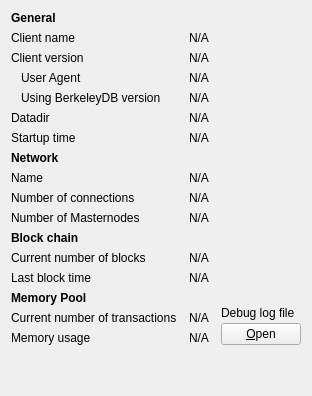
     <widget class="QWidget" name="tab_info">
      <attribute name="title">
       <string>&amp;Information</string>
      </attribute>
      <layout class="QGridLayout" name="gridLayout" columnstretch="0,1,0">
       <property name="horizontalSpacing">
        <number>12</number>
       </property>
       <item row="0" column="0">
        <widget class="QLabel" name="label_9">
         <property name="font">
          <font>
           <weight>75</weight>
           <bold>true</bold>
          </font>
         </property>
         <property name="text">
          <string>General</string>
         </property>
        </widget>
       </item>
       <item row="1" column="0">
        <widget class="QLabel" name="label_5">
         <property name="text">
          <string>Client name</string>
         </property>
        </widget>
       </item>
       <item row="1" column="1" colspan="2">
        <widget class="QLabel" name="clientName">
         <property name="cursor">
          <cursorShape>IBeamCursor</cursorShape>
         </property>
         <property name="text">
          <string>N/A</string>
         </property>
         <property name="textFormat">
          <enum>Qt::PlainText</enum>
         </property>
         <property name="textInteractionFlags">
          <set>Qt::LinksAccessibleByMouse|Qt::TextSelectableByKeyboard|Qt::TextSelectableByMouse</set>
         </property>
        </widget>
       </item>
       <item row="2" column="0">
        <widget class="QLabel" name="label_6">
         <property name="text">
          <string>Client version</string>
         </property>
        </widget>
       </item>
       <item row="2" column="1" colspan="2">
        <widget class="QLabel" name="clientVersion">
         <property name="cursor">
          <cursorShape>IBeamCursor</cursorShape>
         </property>
         <property name="text">
          <string>N/A</string>
         </property>
         <property name="textFormat">
          <enum>Qt::PlainText</enum>
         </property>
         <property name="textInteractionFlags">
          <set>Qt::LinksAccessibleByMouse|Qt::TextSelectableByKeyboard|Qt::TextSelectableByMouse</set>
         </property>
        </widget>
       </item>
       <item row="3" column="0">
        <widget class="QLabel" name="labelClientUserAgent">
         <property name="text">
          <string>User Agent</string>
         </property>
         <property name="indent">
          <number>10</number>
         </property>
        </widget>
       </item>
       <item row="3" column="1" colspan="2">
        <widget class="QLabel" name="clientUserAgent">
         <property name="cursor">
          <cursorShape>IBeamCursor</cursorShape>
         </property>
         <property name="text">
          <string>N/A</string>
         </property>
         <property name="textFormat">
          <enum>Qt::PlainText</enum>
         </property>
         <property name="textInteractionFlags">
          <set>Qt::LinksAccessibleByMouse|Qt::TextSelectableByKeyboard|Qt::TextSelectableByMouse</set>
         </property>
        </widget>
       </item>
       <item row="4" column="0">
        <widget class="QLabel" name="label_berkeleyDBVersion">
         <property name="text">
          <string>Using BerkeleyDB version</string>
         </property>
         <property name="indent">
          <number>10</number>
         </property>
        </widget>
       </item>
       <item row="4" column="1" colspan="2">
        <widget class="QLabel" name="berkeleyDBVersion">
         <property name="cursor">
          <cursorShape>IBeamCursor</cursorShape>
         </property>
         <property name="text">
          <string>N/A</string>
         </property>
         <property name="textFormat">
          <enum>Qt::PlainText</enum>
         </property>
         <property name="textInteractionFlags">
          <set>Qt::LinksAccessibleByMouse|Qt::TextSelectableByKeyboard|Qt::TextSelectableByMouse</set>
         </property>
        </widget>
       </item>
       <item row="5" column="0">
        <widget class="QLabel" name="label_12">
         <property name="text">
          <string>Datadir</string>
         </property>
        </widget>
       </item>
       <item row="5" column="1" colspan="2">
        <widget class="QLabel" name="dataDir">
         <property name="cursor">
          <cursorShape>IBeamCursor</cursorShape>
         </property>
         <property name="text">
          <string>N/A</string>
         </property>
         <property name="textFormat">
          <enum>Qt::PlainText</enum>
         </property>
         <property name="wordWrap">
          <bool>true</bool>
         </property>
         <property name="textInteractionFlags">
          <set>Qt::LinksAccessibleByMouse|Qt::TextSelectableByKeyboard|Qt::TextSelectableByMouse</set>
         </property>
        </widget>
       </item>
       <item row="6" column="0">
        <widget class="QLabel" name="label_13">
         <property name="text">
          <string>Startup time</string>
         </property>
        </widget>
       </item>
       <item row="6" column="1" colspan="2">
        <widget class="QLabel" name="startupTime">
         <property name="cursor">
          <cursorShape>IBeamCursor</cursorShape>
         </property>
         <property name="text">
          <string>N/A</string>
         </property>
         <property name="textFormat">
          <enum>Qt::PlainText</enum>
         </property>
         <property name="textInteractionFlags">
          <set>Qt::LinksAccessibleByMouse|Qt::TextSelectableByKeyboard|Qt::TextSelectableByMouse</set>
         </property>
        </widget>
       </item>
       <item row="7" column="0">
           <widget class="QLabel" name="labelNetwork">
               <property name="font">
                   <font>
                       <weight>75</weight>
                       <bold>true</bold>
                   </font>
               </property>
               <property name="text">
                   <string>Network</string>
               </property>
           </widget>
       </item>
       <item row="8" column="0">
        <widget class="QLabel" name="label_8">
         <property name="text">
          <string>Name</string>
         </property>
        </widget>
       </item>
       <item row="8" column="1" colspan="2">
        <widget class="QLabel" name="networkName">
         <property name="cursor">
          <cursorShape>IBeamCursor</cursorShape>
         </property>
         <property name="text">
          <string>N/A</string>
         </property>
         <property name="textFormat">
          <enum>Qt::PlainText</enum>
         </property>
         <property name="textInteractionFlags">
          <set>Qt::LinksAccessibleByMouse|Qt::TextSelectableByKeyboard|Qt::TextSelectableByMouse</set>
         </property>
        </widget>
       </item>
       <item row="9" column="0">
        <widget class="QLabel" name="label_7">
         <property name="text">
          <string>Number of connections</string>
         </property>
        </widget>
       </item>
       <item row="9" column="1" colspan="2">
        <widget class="QLabel" name="numberOfConnections">
         <property name="cursor">
          <cursorShape>IBeamCursor</cursorShape>
         </property>
         <property name="text">
          <string>N/A</string>
         </property>
         <property name="textFormat">
          <enum>Qt::PlainText</enum>
         </property>
         <property name="textInteractionFlags">
          <set>Qt::LinksAccessibleByMouse|Qt::TextSelectableByKeyboard|Qt::TextSelectableByMouse</set>
         </property>
        </widget>
       </item>
       <item row="10" column="0">
        <widget class="QLabel" name="masternodeCountLabel">
         <property name="text">
          <string>Number of Masternodes</string>
         </property>
        </widget>
       </item>
       <item row="10" column="1">
        <widget class="QLabel" name="masternodeCount">
         <property name="text">
          <string>N/A</string>
         </property>
        </widget>
       </item>
       <item row="11" column="0">
        <widget class="QLabel" name="label_10">
         <property name="font">
          <font>
           <weight>75</weight>
           <bold>true</bold>
          </font>
         </property>
         <property name="text">
          <string>Block chain</string>
         </property>
        </widget>
       </item>
       <item row="12" column="0">
        <widget class="QLabel" name="label_3">
         <property name="text">
          <string>Current number of blocks</string>
         </property>
        </widget>
       </item>
       <item row="12" column="1" colspan="2">
        <widget class="QLabel" name="numberOfBlocks">
         <property name="cursor">
          <cursorShape>IBeamCursor</cursorShape>
         </property>
         <property name="text">
          <string>N/A</string>
         </property>
         <property name="textFormat">
          <enum>Qt::PlainText</enum>
         </property>
         <property name="textInteractionFlags">
          <set>Qt::LinksAccessibleByMouse|Qt::TextSelectableByKeyboard|Qt::TextSelectableByMouse</set>
         </property>
        </widget>
       </item>
       <item row="13" column="0">
        <widget class="QLabel" name="labelLastBlockTime">
         <property name="text">
          <string>Last block time</string>
         </property>
        </widget>
       </item>
       <item row="13" column="1" colspan="2">
        <widget class="QLabel" name="lastBlockTime">
         <property name="cursor">
          <cursorShape>IBeamCursor</cursorShape>
         </property>
         <property name="text">
          <string>N/A</string>
         </property>
         <property name="textFormat">
          <enum>Qt::PlainText</enum>
         </property>
         <property name="textInteractionFlags">
          <set>Qt::LinksAccessibleByMouse|Qt::TextSelectableByKeyboard|Qt::TextSelectableByMouse</set>
         </property>
        </widget>
       </item>
       <item row="14" column="0">
        <widget class="QLabel" name="labelMempoolTitle">
         <property name="font">
          <font>
           <weight>75</weight>
           <bold>true</bold>
          </font>
         </property>
         <property name="text">
          <string>Memory Pool</string>
         </property>
        </widget>
       </item>
       <item row="15" column="0">
        <widget class="QLabel" name="labelNumberOfTransactions">
         <property name="text">
          <string>Current number of transactions</string>
         </property>
        </widget>
       </item>
       <item row="15" column="1">
        <widget class="QLabel" name="mempoolNumberTxs">
         <property name="cursor">
          <cursorShape>IBeamCursor</cursorShape>
         </property>
         <property name="text">
          <string>N/A</string>
         </property>
         <property name="textFormat">
          <enum>Qt::PlainText</enum>
         </property>
         <property name="textInteractionFlags">
          <set>Qt::LinksAccessibleByMouse|Qt::TextSelectableByKeyboard|Qt::TextSelectableByMouse</set>
         </property>
        </widget>
       </item>
       <item row="16" column="0">
        <widget class="QLabel" name="labelMemoryUsage">
         <property name="text">
          <string>Memory usage</string>
         </property>
        </widget>
       </item>
       <item row="16" column="1">
        <widget class="QLabel" name="mempoolSize">
         <property name="cursor">
          <cursorShape>IBeamCursor</cursorShape>
         </property>
         <property name="text">
          <string>N/A</string>
         </property>
         <property name="textFormat">
          <enum>Qt::PlainText</enum>
         </property>
         <property name="textInteractionFlags">
          <set>Qt::LinksAccessibleByMouse|Qt::TextSelectableByKeyboard|Qt::TextSelectableByMouse</set>
         </property>
        </widget>
       </item>
       <item row="14" column="2" rowspan="3">
        <layout class="QVBoxLayout" name="verticalLayoutDebugButton">
         <property name="spacing">
          <number>3</number>
         </property>
         <item>
          <spacer name="verticalSpacer_2">
           <property name="orientation">
            <enum>Qt::Vertical</enum>
           </property>
           <property name="sizeHint" stdset="0">
            <size>
             <width>10</width>
             <height>5</height>
            </size>
           </property>
          </spacer>
         </item>
         <item>
          <widget class="QLabel" name="labelDebugLogfile">
           <property name="text">
            <string>Debug log file</string>
           </property>
          </widget>
         </item>
         <item>
          <widget class="QPushButton" name="openDebugLogfileButton">
           <property name="toolTip">
            <string>Open the cryptogaule Core debug log file from the current data directory. This can take a few seconds for large log files.</string>
           </property>
           <property name="text">
            <string>&amp;Open</string>
           </property>
           <property name="autoDefault">
            <bool>false</bool>
           </property>
          </widget>
         </item>
        </layout>
       </item>
       <item row="18" column="0">
        <spacer name="verticalSpacer">
         <property name="orientation">
          <enum>Qt::Vertical</enum>
         </property>
         <property name="sizeHint" stdset="0">
          <size>
           <width>20</width>
           <height>40</height>
          </size>
         </property>
        </spacer>
       </item>
      </layout>
     </widget>
